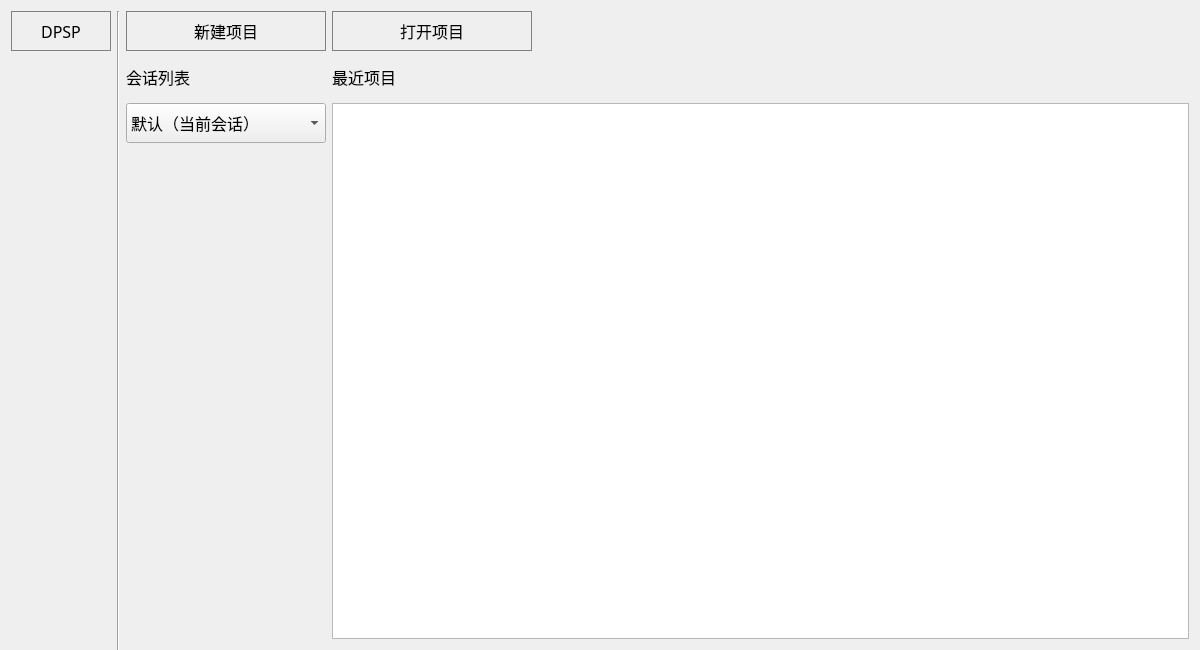
<?xml version="1.0" encoding="UTF-8"?>
<ui version="4.0">
 <class>HelloDialog</class>
 <widget class="QDialog" name="HelloDialog">
  <property name="geometry">
   <rect>
    <x>0</x>
    <y>0</y>
    <width>1200</width>
    <height>650</height>
   </rect>
  </property>
  <property name="sizePolicy">
   <sizepolicy hsizetype="Fixed" vsizetype="Fixed">
    <horstretch>0</horstretch>
    <verstretch>0</verstretch>
   </sizepolicy>
  </property>
  <property name="minimumSize">
   <size>
    <width>1200</width>
    <height>650</height>
   </size>
  </property>
  <property name="maximumSize">
   <size>
    <width>1200</width>
    <height>668</height>
   </size>
  </property>
  <property name="cursor">
   <cursorShape>ArrowCursor</cursorShape>
  </property>
  <property name="windowTitle">
   <string>开始</string>
  </property>
  <property name="styleSheet">
   <string notr="true">background-color: rgb(255, 255, 255);
HelloDialog { border:1px solid gray;}</string>
  </property>
  <layout class="QGridLayout" name="gridLayout">
   <item row="0" column="0">
    <widget class="QLabel" name="label">
     <property name="minimumSize">
      <size>
       <width>100</width>
       <height>40</height>
      </size>
     </property>
     <property name="maximumSize">
      <size>
       <width>100</width>
       <height>40</height>
      </size>
     </property>
     <property name="font">
      <font>
       <family>微软雅黑</family>
       <pointsize>12</pointsize>
      </font>
     </property>
     <property name="styleSheet">
      <string notr="true">border:1px solid gray;</string>
     </property>
     <property name="frameShape">
      <enum>QFrame::NoFrame</enum>
     </property>
     <property name="frameShadow">
      <enum>QFrame::Plain</enum>
     </property>
     <property name="text">
      <string>DPSP</string>
     </property>
     <property name="alignment">
      <set>Qt::AlignCenter</set>
     </property>
    </widget>
   </item>
   <item row="2" column="2">
    <layout class="QHBoxLayout" name="horizontalLayout_3">
     <item>
      <layout class="QVBoxLayout" name="verticalLayout">
       <item>
        <widget class="QComboBox" name="comboBox">
         <property name="sizePolicy">
          <sizepolicy hsizetype="Fixed" vsizetype="Fixed">
           <horstretch>0</horstretch>
           <verstretch>0</verstretch>
          </sizepolicy>
         </property>
         <property name="minimumSize">
          <size>
           <width>200</width>
           <height>40</height>
          </size>
         </property>
         <property name="maximumSize">
          <size>
           <width>200</width>
           <height>40</height>
          </size>
         </property>
         <property name="font">
          <font>
           <family>微软雅黑</family>
           <pointsize>12</pointsize>
          </font>
         </property>
         <property name="currentText">
          <string>默认（当前会话）</string>
         </property>
         <property name="currentIndex">
          <number>0</number>
         </property>
         <property name="sizeAdjustPolicy">
          <enum>QComboBox::AdjustToContents</enum>
         </property>
         <property name="iconSize">
          <size>
           <width>24</width>
           <height>24</height>
          </size>
         </property>
         <property name="frame">
          <bool>true</bool>
         </property>
         <item>
          <property name="text">
           <string>默认（当前会话）</string>
          </property>
          <property name="icon">
           <iconset resource="../Res/res.qrc">
            <normaloff>:/img/session.png</normaloff>:/img/session.png</iconset>
          </property>
         </item>
        </widget>
       </item>
       <item>
        <spacer name="verticalSpacer">
         <property name="orientation">
          <enum>Qt::Vertical</enum>
         </property>
         <property name="sizeHint" stdset="0">
          <size>
           <width>20</width>
           <height>40</height>
          </size>
         </property>
        </spacer>
       </item>
      </layout>
     </item>
     <item>
      <widget class="ProjectList" name="projectList">
       <property name="sizePolicy">
        <sizepolicy hsizetype="Expanding" vsizetype="Expanding">
         <horstretch>0</horstretch>
         <verstretch>0</verstretch>
        </sizepolicy>
       </property>
       <property name="frameShadow">
        <enum>QFrame::Plain</enum>
       </property>
       <property name="verticalScrollBarPolicy">
        <enum>Qt::ScrollBarAlwaysOff</enum>
       </property>
       <property name="sizeAdjustPolicy">
        <enum>QAbstractScrollArea::AdjustToContents</enum>
       </property>
       <property name="isWrapping" stdset="0">
        <bool>false</bool>
       </property>
       <property name="resizeMode">
        <enum>QListView::Adjust</enum>
       </property>
       <property name="layoutMode">
        <enum>QListView::SinglePass</enum>
       </property>
       <property name="wordWrap">
        <bool>false</bool>
       </property>
      </widget>
     </item>
    </layout>
   </item>
   <item row="1" column="2">
    <layout class="QHBoxLayout" name="horizontalLayout_2">
     <item>
      <widget class="QLabel" name="label_2">
       <property name="sizePolicy">
        <sizepolicy hsizetype="Fixed" vsizetype="Fixed">
         <horstretch>0</horstretch>
         <verstretch>0</verstretch>
        </sizepolicy>
       </property>
       <property name="minimumSize">
        <size>
         <width>200</width>
         <height>40</height>
        </size>
       </property>
       <property name="maximumSize">
        <size>
         <width>200</width>
         <height>40</height>
        </size>
       </property>
       <property name="font">
        <font>
         <family>微软雅黑</family>
         <pointsize>12</pointsize>
        </font>
       </property>
       <property name="layoutDirection">
        <enum>Qt::LeftToRight</enum>
       </property>
       <property name="text">
        <string>会话列表</string>
       </property>
       <property name="alignment">
        <set>Qt::AlignLeading|Qt::AlignLeft|Qt::AlignVCenter</set>
       </property>
      </widget>
     </item>
     <item>
      <widget class="QLabel" name="label_3">
       <property name="sizePolicy">
        <sizepolicy hsizetype="Fixed" vsizetype="Fixed">
         <horstretch>0</horstretch>
         <verstretch>0</verstretch>
        </sizepolicy>
       </property>
       <property name="minimumSize">
        <size>
         <width>200</width>
         <height>40</height>
        </size>
       </property>
       <property name="maximumSize">
        <size>
         <width>200</width>
         <height>40</height>
        </size>
       </property>
       <property name="font">
        <font>
         <family>微软雅黑</family>
         <pointsize>12</pointsize>
        </font>
       </property>
       <property name="layoutDirection">
        <enum>Qt::LeftToRight</enum>
       </property>
       <property name="text">
        <string>最近项目</string>
       </property>
       <property name="alignment">
        <set>Qt::AlignLeading|Qt::AlignLeft|Qt::AlignVCenter</set>
       </property>
      </widget>
     </item>
     <item>
      <spacer name="horizontalSpacer_2">
       <property name="orientation">
        <enum>Qt::Horizontal</enum>
       </property>
       <property name="sizeHint" stdset="0">
        <size>
         <width>40</width>
         <height>20</height>
        </size>
       </property>
      </spacer>
     </item>
    </layout>
   </item>
   <item row="0" column="2">
    <layout class="QHBoxLayout" name="horizontalLayout">
     <item>
      <widget class="QPushButton" name="pushButton_new">
       <property name="sizePolicy">
        <sizepolicy hsizetype="Fixed" vsizetype="Fixed">
         <horstretch>0</horstretch>
         <verstretch>0</verstretch>
        </sizepolicy>
       </property>
       <property name="minimumSize">
        <size>
         <width>200</width>
         <height>40</height>
        </size>
       </property>
       <property name="maximumSize">
        <size>
         <width>200</width>
         <height>40</height>
        </size>
       </property>
       <property name="font">
        <font>
         <family>微软雅黑</family>
         <pointsize>12</pointsize>
         <weight>50</weight>
         <bold>false</bold>
        </font>
       </property>
       <property name="cursor">
        <cursorShape>PointingHandCursor</cursorShape>
       </property>
       <property name="toolTip">
        <string>新建工程</string>
       </property>
       <property name="statusTip">
        <string>新建工程</string>
       </property>
       <property name="autoFillBackground">
        <bool>false</bool>
       </property>
       <property name="styleSheet">
        <string notr="true">border:1px solid gray;</string>
       </property>
       <property name="text">
        <string>新建项目</string>
       </property>
       <property name="icon">
        <iconset resource="../Res/res.qrc">
         <normaloff>:/img/new.png</normaloff>:/img/new.png</iconset>
       </property>
       <property name="iconSize">
        <size>
         <width>24</width>
         <height>24</height>
        </size>
       </property>
       <property name="shortcut">
        <string>Ctrl+S</string>
       </property>
       <property name="autoDefault">
        <bool>false</bool>
       </property>
       <property name="default">
        <bool>false</bool>
       </property>
       <property name="flat">
        <bool>true</bool>
       </property>
      </widget>
     </item>
     <item>
      <widget class="QPushButton" name="pushButton_open">
       <property name="sizePolicy">
        <sizepolicy hsizetype="Fixed" vsizetype="Fixed">
         <horstretch>0</horstretch>
         <verstretch>0</verstretch>
        </sizepolicy>
       </property>
       <property name="minimumSize">
        <size>
         <width>200</width>
         <height>40</height>
        </size>
       </property>
       <property name="maximumSize">
        <size>
         <width>200</width>
         <height>40</height>
        </size>
       </property>
       <property name="font">
        <font>
         <family>微软雅黑</family>
         <pointsize>12</pointsize>
         <weight>50</weight>
         <bold>false</bold>
        </font>
       </property>
       <property name="cursor">
        <cursorShape>PointingHandCursor</cursorShape>
       </property>
       <property name="toolTip">
        <string>打开工程</string>
       </property>
       <property name="statusTip">
        <string>打开工程</string>
       </property>
       <property name="autoFillBackground">
        <bool>false</bool>
       </property>
       <property name="styleSheet">
        <string notr="true">border:1px solid gray;</string>
       </property>
       <property name="text">
        <string>打开项目</string>
       </property>
       <property name="icon">
        <iconset resource="../Res/res.qrc">
         <normaloff>:/img/open.png</normaloff>:/img/open.png</iconset>
       </property>
       <property name="iconSize">
        <size>
         <width>24</width>
         <height>24</height>
        </size>
       </property>
       <property name="autoDefault">
        <bool>false</bool>
       </property>
       <property name="default">
        <bool>false</bool>
       </property>
       <property name="flat">
        <bool>true</bool>
       </property>
      </widget>
     </item>
     <item>
      <spacer name="horizontalSpacer_3">
       <property name="orientation">
        <enum>Qt::Horizontal</enum>
       </property>
       <property name="sizeHint" stdset="0">
        <size>
         <width>40</width>
         <height>20</height>
        </size>
       </property>
      </spacer>
     </item>
     <item>
      <widget class="QPushButton" name="pushButton">
       <property name="minimumSize">
        <size>
         <width>40</width>
         <height>40</height>
        </size>
       </property>
       <property name="maximumSize">
        <size>
         <width>40</width>
         <height>40</height>
        </size>
       </property>
       <property name="toolTip">
        <string>退出程序</string>
       </property>
       <property name="statusTip">
        <string>退出按钮</string>
       </property>
       <property name="whatsThis">
        <string>点击退出</string>
       </property>
       <property name="styleSheet">
        <string notr="true"/>
       </property>
       <property name="text">
        <string/>
       </property>
       <property name="icon">
        <iconset resource="../Res/res.qrc">
         <normaloff>:/img/close-all.png</normaloff>:/img/close-all.png</iconset>
       </property>
       <property name="autoDefault">
        <bool>false</bool>
       </property>
       <property name="flat">
        <bool>true</bool>
       </property>
      </widget>
     </item>
    </layout>
   </item>
   <item row="0" column="1" rowspan="3">
    <widget class="Line" name="line">
     <property name="sizePolicy">
      <sizepolicy hsizetype="Fixed" vsizetype="Fixed">
       <horstretch>0</horstretch>
       <verstretch>0</verstretch>
      </sizepolicy>
     </property>
     <property name="minimumSize">
      <size>
       <width>3</width>
       <height>650</height>
      </size>
     </property>
     <property name="maximumSize">
      <size>
       <width>3</width>
       <height>650</height>
      </size>
     </property>
     <property name="orientation">
      <enum>Qt::Vertical</enum>
     </property>
    </widget>
   </item>
  </layout>
 </widget>
 <customwidgets>
  <customwidget>
   <class>ProjectList</class>
   <extends>QListWidget</extends>
   <header>projectlist.h</header>
  </customwidget>
 </customwidgets>
 <resources>
  <include location="../Res/res.qrc"/>
 </resources>
 <connections/>
</ui>
